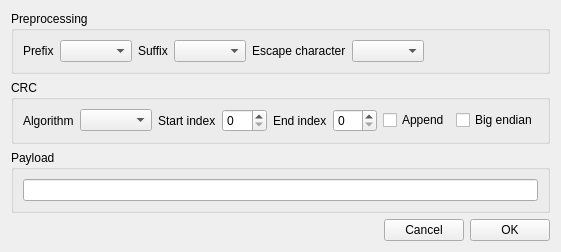
<?xml version="1.0" encoding="UTF-8"?>
<ui version="4.0">
 <class>DataEditor</class>
 <widget class="QWidget" name="DataEditor">
  <property name="geometry">
   <rect>
    <x>0</x>
    <y>0</y>
    <width>561</width>
    <height>215</height>
   </rect>
  </property>
  <property name="windowTitle">
   <string>Data Editor</string>
  </property>
  <layout class="QGridLayout" name="gridLayout">
   <item row="3" column="1">
    <widget class="QPushButton" name="pushButtonCancel">
     <property name="text">
      <string>Cancel</string>
     </property>
    </widget>
   </item>
   <item row="3" column="2">
    <widget class="QPushButton" name="pushButtonOK">
     <property name="text">
      <string>OK</string>
     </property>
    </widget>
   </item>
   <item row="3" column="0">
    <spacer name="horizontalSpacer">
     <property name="orientation">
      <enum>Qt::Horizontal</enum>
     </property>
     <property name="sizeHint" stdset="0">
      <size>
       <width>40</width>
       <height>20</height>
      </size>
     </property>
    </spacer>
   </item>
   <item row="0" column="0" colspan="3">
    <widget class="QGroupBox" name="groupBox">
     <property name="title">
      <string>Preprocessing</string>
     </property>
     <layout class="QHBoxLayout" name="horizontalLayout">
      <item>
       <widget class="QLabel" name="label">
        <property name="text">
         <string>Prefix</string>
        </property>
       </widget>
      </item>
      <item>
       <widget class="QComboBox" name="comboBoxPrefix"/>
      </item>
      <item>
       <widget class="QLabel" name="label_2">
        <property name="text">
         <string>Suffix</string>
        </property>
       </widget>
      </item>
      <item>
       <widget class="QComboBox" name="comboBoxSuffix"/>
      </item>
      <item>
       <widget class="QLabel" name="label_3">
        <property name="text">
         <string>Escape character</string>
        </property>
       </widget>
      </item>
      <item>
       <widget class="QComboBox" name="comboBoxEscapeCharacter"/>
      </item>
      <item>
       <spacer name="horizontalSpacer_2">
        <property name="orientation">
         <enum>Qt::Horizontal</enum>
        </property>
        <property name="sizeHint" stdset="0">
         <size>
          <width>40</width>
          <height>20</height>
         </size>
        </property>
       </spacer>
      </item>
     </layout>
    </widget>
   </item>
   <item row="1" column="0" colspan="3">
    <widget class="QGroupBox" name="groupBox_2">
     <property name="title">
      <string>CRC</string>
     </property>
     <layout class="QHBoxLayout" name="horizontalLayout_2">
      <item>
       <widget class="QLabel" name="label_4">
        <property name="text">
         <string>Algorithm</string>
        </property>
       </widget>
      </item>
      <item>
       <widget class="QComboBox" name="comboBoxAlgorithm"/>
      </item>
      <item>
       <widget class="QLabel" name="label_5">
        <property name="text">
         <string>Start index</string>
        </property>
       </widget>
      </item>
      <item>
       <widget class="QSpinBox" name="spinBoxStartIndex"/>
      </item>
      <item>
       <widget class="QLabel" name="label_6">
        <property name="text">
         <string>End index</string>
        </property>
       </widget>
      </item>
      <item>
       <widget class="QSpinBox" name="spinBoxEndIndex"/>
      </item>
      <item>
       <widget class="QCheckBox" name="checkBoxAppend">
        <property name="text">
         <string>Append</string>
        </property>
       </widget>
      </item>
      <item>
       <widget class="QCheckBox" name="checkBoxBigEndian">
        <property name="text">
         <string>Big endian</string>
        </property>
       </widget>
      </item>
     </layout>
    </widget>
   </item>
   <item row="2" column="0" colspan="3">
    <widget class="QGroupBox" name="groupBox_3">
     <property name="title">
      <string>Payload</string>
     </property>
     <layout class="QHBoxLayout" name="horizontalLayout_3">
      <item>
       <widget class="QLineEdit" name="lineEditInput">
        <property name="clearButtonEnabled">
         <bool>true</bool>
        </property>
       </widget>
      </item>
     </layout>
    </widget>
   </item>
  </layout>
 </widget>
 <resources/>
 <connections/>
</ui>
